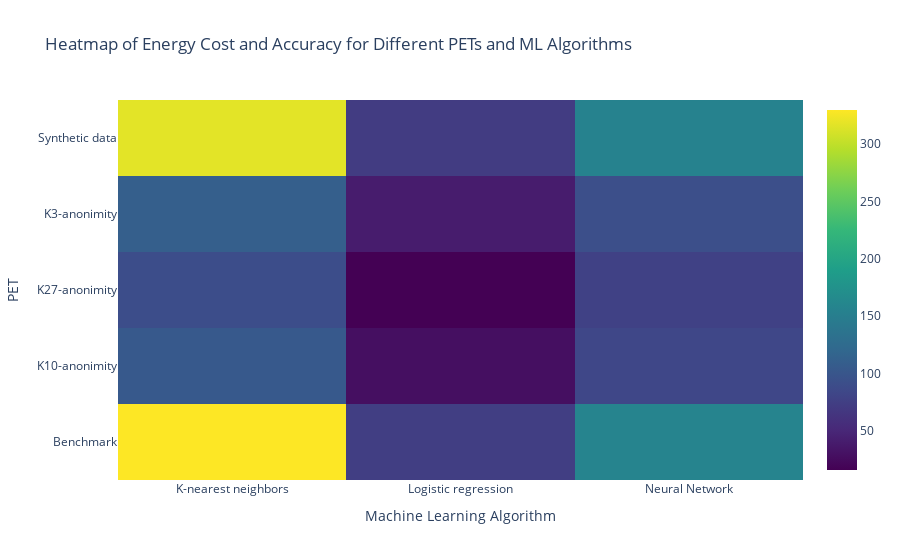

This figure's notebook cell:
### Markdown cell above
***Experts*** **Figure 15** This 3D scatter plot provides a comprehensive visualization of the relationship between Privacy Enhancement Techniques (PETs), energy cost, and accuracy for three machine learning algorithms - Logistic Regression, Neural Network, and K-Nearest Neighbors.
Each axis of the 3D plot represents a different variable: PETs on the x-axis, energy cost on the y-axis, and accuracy on the z-axis. Each point in the 3D space corresponds to a specific combination of a machine learning algorithm and a PET, with the position of the point indicating the energy cost and accuracy of that combination.
Each algorithm is represented by a different set of points, allowing for a clear comparison of the performance of the algorithms across different PETs. By rotating and zooming the 3D plot, users can explore the data from various angles and gain insights into the trade-offs between energy efficiency and accuracy for different algorithm-PET combinations.
This 3D scatter plot provides a powerful tool for visualizing and understanding the complex relationships between PETs, energy cost, and accuracy in machine learning applications.

***Laymen*** This 3D chart shows how different ways that computers can learn from data perform when we add different privacy techniques. These techniques help protect the data being used. The three axes of the chart show the privacy technique, how much computer power it takes to run the method, and how often the computer gets the answer right. Each point on the chart is a combination of a learning method and a privacy technique. By looking at the chart from different angles, we can see which combinations are more accurate and use less power, helping us choose the best way for the computer to learn from the data.

### Code cell
# Assuming Data_log, Data_knn, Data_nn are your dataframes

# Concatenate your dataframes
frames = [Data_log, Data_knn, Data_nn]
df = pd.concat(frames)

# Group by the PET and Algorithm to find the sum of Energy and mean of Accuracy
df_grouped = df.groupby(['PET', 'Algorithm']).agg({'Energy':'sum', 'Accuracy':'mean'}).reset_index()

# Pivot the data for the heatmap
df_pivot_energy = df_grouped.pivot(index='PET', columns='Algorithm', values='Energy')
df_pivot_accuracy = df_grouped.pivot(index='PET', columns='Algorithm', values='Accuracy')

# Create an array for hover text with all the details
hovertext = np.empty_like(df_pivot_energy, dtype=object)
for i in range(df_pivot_energy.shape[0]):
    for j in range(df_pivot_energy.shape[1]):
        hovertext[i, j] = (f'PET: {df_pivot_energy.index[i]}<br>'
                           f'Machine learning algorithm: {df_pivot_energy.columns[j]}<br>'
                           f'Accuracy: {df_pivot_accuracy.iloc[i, j]:.2f}<br>'
                           f'Energycost: {df_pivot_energy.iloc[i, j]:.2f}')

# Define the data
data = [
    go.Heatmap(
        z=df_pivot_energy.values,  # Energy Cost values
        x=df_pivot_energy.columns,  # PET labels
        y=df_pivot_energy.index,  # ML Algorithm labels
        hovertext=hovertext,  # Hover text
        hoverinfo='text',  # Display the hover text
        colorscale='Viridis',  # Set the colorscale
    )
]

# Define the layout
layout = go.Layout(
    title='Heatmap of Energy Cost and Accuracy for Different PETs and ML Algorithms',  # Set the title of the chart
    xaxis=dict(title='Machine Learning Algorithm'),  # Set the title of the x-axis
    yaxis=dict(title='PET'),  # Set the title of the y-axis
)

# Create the figure
fig = go.Figure(data=data, layout=layout)

# Show the figure
fig.show()

### Figure 1 — Plotly figure (JSON) as saved in the notebook; plotly's stock layout.template omitted (floating-point values rounded to 4 significant figures)
{"data": [{"colorscale": [[0, "#440154"], [0.1111, "#482878"], [0.2222, "#3e4989"], [0.3333, "#31688e"], [0.4444, "#26828e"], [0.5556, "#1f9e89"], [0.6667, "#35b779"], [0.7778, "#6ece58"], [0.8889, "#b5de2b"], [1, "#fde725"]], "hoverinfo": "text", "hovertext": [["PET: Benchmark<br>Machine learning algorithm: K-nearest neighbors<br>Accuracy: 0.82<br>Energycost: 329.49", "PET: Benchmark<br>Machine learning algorithm: Logistic regression<br>Accuracy: 0.85<br>Energycost: 73.71", "PET: Benchmark<br>Machine learning algorithm: Neural Network<br>Accuracy: 0.85<br>Energycost: 157.59"], ["PET: K10-anonimity<br>Machine learning algorithm: K-nearest neighbors<br>Accuracy: 0.83<br>Energycost: 104.14", "PET: K10-anonimity<br>Machine learning algorithm: Logistic regression<br>Accuracy: 0.84<br>Energycost: 28.49", "PET: K10-anonimity<br>Machine learning algorithm: Neural Network<br>Accuracy: 0.84<br>Energycost: 83.65"], ["PET: K27-anonimity<br>Machine learning algorithm: K-nearest neighbors<br>Accuracy: 0.83<br>Energycost: 89.75", "PET: K27-anonimity<br>Machine learning algorithm: Logistic regression<br>Accuracy: 0.84<br>Energycost: 16.06", "PET: K27-anonimity<br>Machine learning algorithm: Neural Network<br>Accuracy: 0.84<br>Energycost: 77.19"], ["PET: K3-anonimity<br>Machine learning algorithm: K-nearest neighbors<br>Accuracy: 0.83<br>Energycost: 110.05", "PET: K3-anonimity<br>Machine learning algorithm: Logistic regression<br>Accuracy: 0.85<br>Energycost: 40.15", "PET: K3-anonimity<br>Machine learning algorithm: Neural Network<br>Accuracy: 0.85<br>Energycost: 91.94"], ["PET: Synthetic data<br>Machine learning algorithm: K-nearest neighbors<br>Accuracy: 0.80<br>Energycost: 317.02", "PET: Synthetic data<br>Machine learning algorithm: Logistic regression<br>Accuracy: 0.83<br>Energycost: 71.91", "PET: Synthetic data<br>Machine learning algorithm: Neural Network<br>Accuracy: 0.83<br>Energycost: 155.88"]], "type": "heatmap", "x": ["K-nearest neighbors", "Logistic regression", "Neural Network"], "y": ["Benchmark", "K10-anonimity", "K27-anonimity", "K3-anonimity", "Synthetic data"], "z": [[329.5, 73.71, 157.6], [104.1, 28.49, 83.65], [89.75, 16.06, 77.19], [110.0, 40.15, 91.94], [317.0, 71.91, 155.9]]}], "layout": {"title": {"text": "Heatmap of Energy Cost and Accuracy for Different PETs and ML Algorithms"}, "xaxis": {"title": {"text": "Machine Learning Algorithm"}}, "yaxis": {"title": {"text": "PET"}}}}
